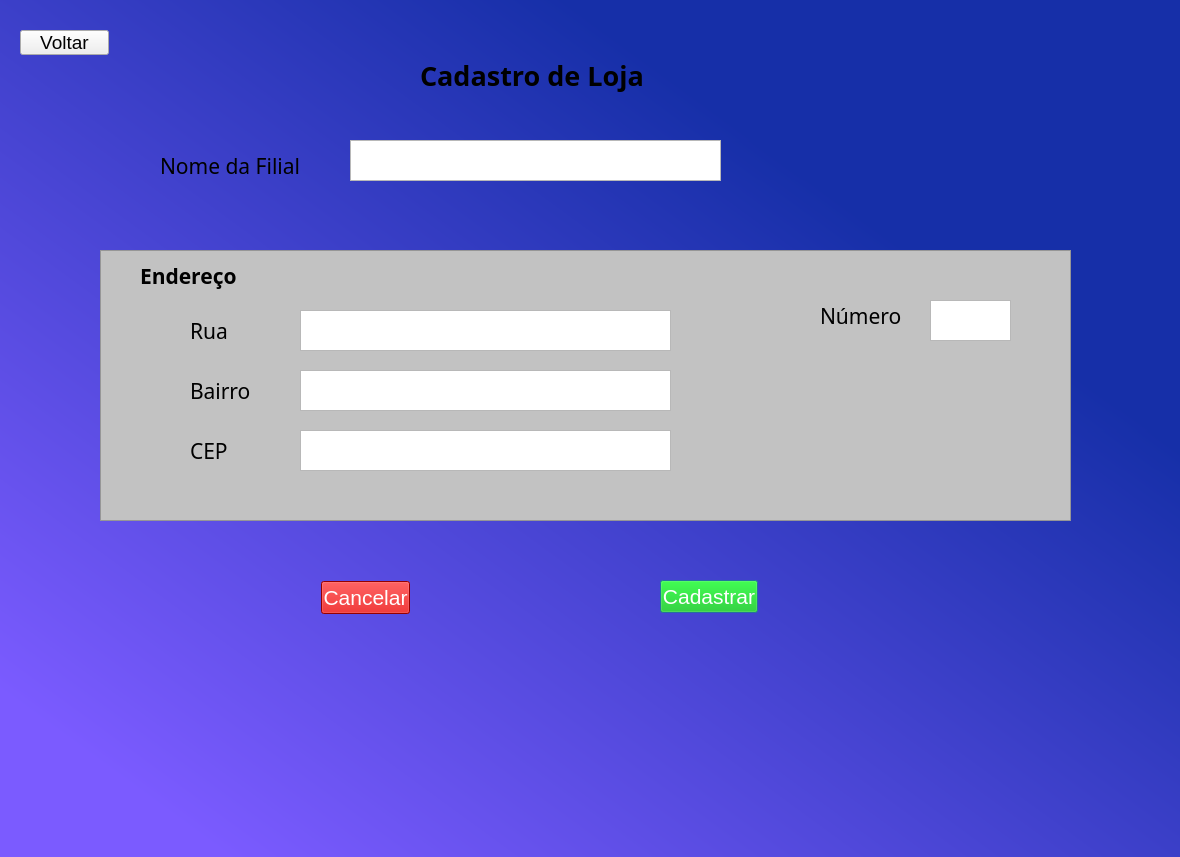
<?xml version="1.0" encoding="UTF-8"?>
<ui version="4.0">
 <class>ui_loja</class>
 <widget class="QDialog" name="ui_loja">
  <property name="geometry">
   <rect>
    <x>0</x>
    <y>0</y>
    <width>1180</width>
    <height>857</height>
   </rect>
  </property>
  <property name="windowTitle">
   <string>Dialog</string>
  </property>
  <property name="autoFillBackground">
   <bool>false</bool>
  </property>
  <property name="styleSheet">
   <string notr="true">#ui_loja{
background-color: qlineargradient(spread:pad, x1:0.095, y1:0.903, x2:0.994, y2:0.0113636, stop:0 rgba(123, 91, 255, 255), stop:0.716418 rgba(22, 47, 168, 255));
}</string>
  </property>
  <widget class="QLabel" name="label_8">
   <property name="geometry">
    <rect>
     <x>190</x>
     <y>380</y>
     <width>71</width>
     <height>21</height>
    </rect>
   </property>
   <property name="font">
    <font>
     <family>Microsoft PhagsPa</family>
     <pointsize>16</pointsize>
    </font>
   </property>
   <property name="text">
    <string>Bairro</string>
   </property>
  </widget>
  <widget class="QLabel" name="label_11">
   <property name="geometry">
    <rect>
     <x>820</x>
     <y>300</y>
     <width>111</width>
     <height>31</height>
    </rect>
   </property>
   <property name="font">
    <font>
     <family>Microsoft PhagsPa</family>
     <pointsize>16</pointsize>
    </font>
   </property>
   <property name="text">
    <string>Número</string>
   </property>
  </widget>
  <widget class="QFrame" name="frame_3">
   <property name="geometry">
    <rect>
     <x>100</x>
     <y>250</y>
     <width>971</width>
     <height>271</height>
    </rect>
   </property>
   <property name="styleSheet">
    <string notr="true">#frame_3{
background-color:rgb(194, 194, 194);
}</string>
   </property>
   <property name="frameShape">
    <enum>QFrame::StyledPanel</enum>
   </property>
   <property name="frameShadow">
    <enum>QFrame::Raised</enum>
   </property>
   <widget class="QTextEdit" name="txt_rua_loja">
    <property name="geometry">
     <rect>
      <x>200</x>
      <y>60</y>
      <width>371</width>
      <height>41</height>
     </rect>
    </property>
   </widget>
   <widget class="QTextEdit" name="txt_bairro_loja">
    <property name="geometry">
     <rect>
      <x>200</x>
      <y>120</y>
      <width>371</width>
      <height>41</height>
     </rect>
    </property>
   </widget>
   <widget class="QTextEdit" name="txt_cep_loja">
    <property name="geometry">
     <rect>
      <x>200</x>
      <y>180</y>
      <width>371</width>
      <height>41</height>
     </rect>
    </property>
   </widget>
   <widget class="QTextEdit" name="txt_num_loja">
    <property name="geometry">
     <rect>
      <x>830</x>
      <y>50</y>
      <width>81</width>
      <height>41</height>
     </rect>
    </property>
   </widget>
  </widget>
  <widget class="QLabel" name="label_6">
   <property name="geometry">
    <rect>
     <x>140</x>
     <y>260</y>
     <width>131</width>
     <height>31</height>
    </rect>
   </property>
   <property name="font">
    <font>
     <family>Microsoft PhagsPa</family>
     <pointsize>16</pointsize>
     <weight>75</weight>
     <bold>true</bold>
    </font>
   </property>
   <property name="text">
    <string>Endereço</string>
   </property>
  </widget>
  <widget class="QLabel" name="label_3">
   <property name="geometry">
    <rect>
     <x>160</x>
     <y>150</y>
     <width>151</width>
     <height>31</height>
    </rect>
   </property>
   <property name="font">
    <font>
     <family>Microsoft PhagsPa</family>
     <pointsize>16</pointsize>
    </font>
   </property>
   <property name="text">
    <string>Nome da Filial</string>
   </property>
  </widget>
  <widget class="QLabel" name="label_10">
   <property name="geometry">
    <rect>
     <x>420</x>
     <y>50</y>
     <width>351</width>
     <height>51</height>
    </rect>
   </property>
   <property name="font">
    <font>
     <family>Microsoft PhagsPa</family>
     <pointsize>20</pointsize>
     <weight>75</weight>
     <bold>true</bold>
    </font>
   </property>
   <property name="text">
    <string>Cadastro de Loja</string>
   </property>
  </widget>
  <widget class="QLabel" name="label_9">
   <property name="geometry">
    <rect>
     <x>190</x>
     <y>440</y>
     <width>61</width>
     <height>21</height>
    </rect>
   </property>
   <property name="font">
    <font>
     <family>Microsoft PhagsPa</family>
     <pointsize>16</pointsize>
    </font>
   </property>
   <property name="text">
    <string>CEP</string>
   </property>
  </widget>
  <widget class="QLabel" name="label_7">
   <property name="geometry">
    <rect>
     <x>190</x>
     <y>320</y>
     <width>61</width>
     <height>21</height>
    </rect>
   </property>
   <property name="font">
    <font>
     <family>Microsoft PhagsPa</family>
     <pointsize>16</pointsize>
    </font>
   </property>
   <property name="text">
    <string>Rua</string>
   </property>
  </widget>
  <widget class="QPushButton" name="btn_cad_loja">
   <property name="geometry">
    <rect>
     <x>660</x>
     <y>580</y>
     <width>98</width>
     <height>33</height>
    </rect>
   </property>
   <property name="font">
    <font>
     <pointsize>16</pointsize>
    </font>
   </property>
   <property name="styleSheet">
    <string notr="true">#btn_cad_loja{
background-color:rgb(0, 197, 0);
color:#ffffff
}</string>
   </property>
   <property name="text">
    <string>Cadastrar</string>
   </property>
  </widget>
  <widget class="QPushButton" name="btn_cancel_loja">
   <property name="geometry">
    <rect>
     <x>321</x>
     <y>581</y>
     <width>89</width>
     <height>33</height>
    </rect>
   </property>
   <property name="font">
    <font>
     <pointsize>16</pointsize>
    </font>
   </property>
   <property name="styleSheet">
    <string notr="true">#btn_cancel_loja{
background-color:rgb(208, 0, 0);
color:#ffffff
}</string>
   </property>
   <property name="text">
    <string>Cancelar</string>
   </property>
  </widget>
  <widget class="QPushButton" name="btn_voltar_loja">
   <property name="geometry">
    <rect>
     <x>20</x>
     <y>30</y>
     <width>89</width>
     <height>25</height>
    </rect>
   </property>
   <property name="font">
    <font>
     <pointsize>14</pointsize>
    </font>
   </property>
   <property name="text">
    <string>Voltar</string>
   </property>
  </widget>
  <widget class="QTextEdit" name="txt_nome_loja">
   <property name="geometry">
    <rect>
     <x>350</x>
     <y>140</y>
     <width>371</width>
     <height>41</height>
    </rect>
   </property>
  </widget>
  <zorder>frame_3</zorder>
  <zorder>label_8</zorder>
  <zorder>label_11</zorder>
  <zorder>label_6</zorder>
  <zorder>label_3</zorder>
  <zorder>label_10</zorder>
  <zorder>label_9</zorder>
  <zorder>label_7</zorder>
  <zorder>btn_cad_loja</zorder>
  <zorder>btn_cancel_loja</zorder>
  <zorder>btn_voltar_loja</zorder>
  <zorder>txt_nome_loja</zorder>
 </widget>
 <resources/>
 <connections/>
</ui>
